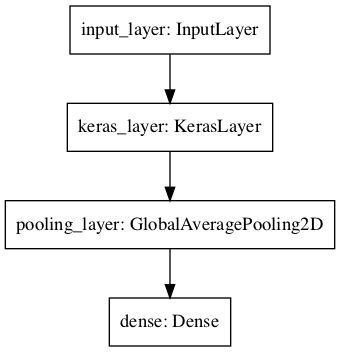

Recreate this plot in Python.
"""
PROJECT 16: Food 101
TASKS: Classification
PROJECT GOALS AND OBJECTIVES
PROJECT GOAL
- Studying feature extraction transfer learning
- Studying Tensorflow Datasets
PROJECT OBJECTIVES
1. Using TensorFlow Datasets to download and explore data
2. Building a feature extraction model
3. Viewing training results on TensorBoard
"""
# %%
# IMPORT LIBRARIES
import tensorboard
import tensorflow as tf
import tensorflow_datasets as tfds
from tensorflow.keras.layers import Input, GlobalAveragePooling2D, Dense, Activation
from tensorflow.keras.models import Sequential, Model
from tensorflow.keras.optimizers import Adam
from tensorflow.keras.layers.experimental import preprocessing
import tensorflow_hub as hub
from tensorflow.keras.applications import EfficientNetB0

import pydot
import graphviz
import datetime

import pandas as pd
import numpy as np
import seaborn as sns
import matplotlib.pyplot as plt

# %%
# Load dataset
(train_data, test_data), ds_food_101 = tfds.load(name="food101",
                                                 split=["train", "validation"],
                                                 shuffle_files=True,
                                                 as_supervised=True,
                                                 with_info=True)
# %%
# DATA EXPLORATION

# Features
ds_food_101.features

# Get class names
class_names = ds_food_101.features["label"].names
class_names[:10]

# Sample the training data
train_one_sample = train_data.take(145)

# Info about sample
for image, label in train_one_sample:
    print(f"""
  Image shape: {image.shape}
  Image dtype: {image.dtype}
  Target class from Food101 (tensor form): {label}
  Class name (str form): {class_names[label.numpy()]}
        """)

# Plot an image tensor
plt.imshow(image)
plt.title(class_names[label.numpy()])
plt.axis(False)
plt.show()

# %%
# DATA PREPARATION

# Estimation of the range of changes in values
tf.reduce_min(image), tf.reduce_max(image)


# Preprocessing images
def preprocess_img(image, label, img_shape=128):
    image = tf.image.resize(image, [img_shape, img_shape])
    return tf.cast(image, tf.float32), label


# Preprocess a single sample image and check the outputs
preprocessed_img = preprocess_img(image, label)[0]
print(f"Image before preprocessing:\n {image[:2]}...,\n"
      f"Shape: {image.shape},\n"
      f"Datatype: {image.dtype}\n")
print(f"Image after preprocessing:\n {preprocessed_img[:2]}...,\n"
      f"Shape: {preprocessed_img.shape},\n"
      f"Datatype: {preprocessed_img.dtype}")

# Plot an image tensor
plt.imshow(preprocessed_img / 255.)
plt.title(class_names[label])
plt.axis(False)
plt.show()

# %%
# Batch and prepare datasets

# Map preprocessing function to training data (and paralellize)
train_data = train_data.map(map_func=preprocess_img, num_parallel_calls=tf.data.AUTOTUNE)

# Shuffle train_data and turn it into batches and prefetch it (load it faster)
train_data = train_data.shuffle(buffer_size=1000).batch(batch_size=32).prefetch(buffer_size=tf.data.AUTOTUNE)

# Map prepreprocessing function to test data
test_data = test_data.map(preprocess_img, num_parallel_calls=tf.data.AUTOTUNE)

# Turn test data into batches (don't need to shuffle)
test_data = test_data.batch(32).prefetch(tf.data.AUTOTUNE)

# Check result
print(train_data)
print(test_data)

# %%
# Model callbacks
checkpoint_path = "model_checkpoints/cp.ckpt"

model_checkpoint = tf.keras.callbacks.ModelCheckpoint(checkpoint_path,
                                                      montior="val_acc",
                                                      save_best_only=True,
                                                      save_weights_only=True,
                                                      verbose=0)


def create_tensorboard_callback(dir_name, experiment_name):
    log_dir = dir_name + "/" + experiment_name + "/" + datetime.datetime.now().strftime("%Y%m%d-%H%M%S")
    tensorboard_callback = tf.keras.callbacks.TensorBoard(log_dir=log_dir)
    print(f"Saving TensorBoard log files to: {log_dir}")
    return tensorboard_callback

# %%
# EVALUATION AND VISUALIZATION OF MODEL PARAMETERS

def learning_curves(history):
    pd.DataFrame(history.history).plot(figsize=(20, 8))
    plt.grid(True)
    plt.title('Learning curves')
    plt.gca().set_ylim(0, 1)
    plt.show()


def evaluation_model(history):
    fig, (axL, axR) = plt.subplots(ncols=2, figsize=(20, 8))
    axL.plot(history.history['loss'], label="Training loss")
    axL.plot(history.history['val_loss'], label="Validation loss")
    axL.set_title('Training and Validation loss')
    axL.set_xlabel('Epochs')
    axL.set_ylabel('Loss')
    axL.legend(loc='upper right')

    axR.plot(history.history['accuracy'], label="Training accuracy")
    axR.plot(history.history['val_accuracy'], label="Validation accuracy")
    axR.set_title('Training and Validation accuracy')
    axR.set_xlabel('Epoch')
    axR.set_ylabel('Accuracy')
    axR.legend(loc='upper right')

    plt.show()

# %%
# FEATURE EXTRACTION MODEL

# Base model
input_shape = (128, 128, 3)
base_model = hub.KerasLayer("https://tfhub.dev/adityakane2001/regnety400mf_feature_extractor/1", trainable=True)

# Feature extraction model
inputs = Input(shape=input_shape, name="input_layer")
x = base_model(inputs)
x = GlobalAveragePooling2D(name="pooling_layer")(x)
outputs = Dense(len(class_names), activation="softmax")(x)

model = Model(inputs, outputs)

# Compile the model
model.compile(loss="sparse_categorical_crossentropy",
              optimizer='Adam',
              metrics=["accuracy"])

model.summary()
tf.keras.utils.plot_model(model, to_file='RegNetY_Fine_tuning.png')

# %%
# Train model
# Fit the model with callbacks
history = model.fit(train_data,
                    epochs=5,
                    steps_per_epoch=len(train_data),
                    validation_data=test_data,
                    validation_steps=int(0.15 * len(test_data)),
                    callbacks=[create_tensorboard_callback("training_logs",
                                                           "efficientnetb0_101_classes_all_data_feature_extract"),
                               model_checkpoint])
# %%
# EVALUATION RESULT

# Learning curves
learning_curves(history)

# Evaluation model
evaluation_model(history)

# Evaluate the model on the test set
evaluate = model.evaluate(test_data, verbose=2)

# View training results on TensorBoard
# tensorboard dev upload --logdir ./training_logs \
#     --name "training_logs" \
#     --description "efficientnetb0_101_classes_all_data_feature_extract"
